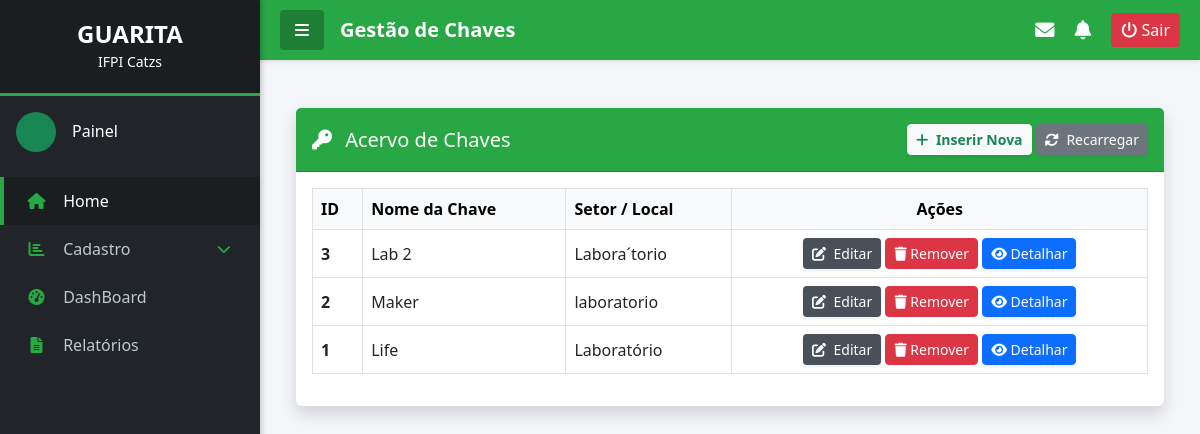
Before: /chaves/listar/ with the older database file.
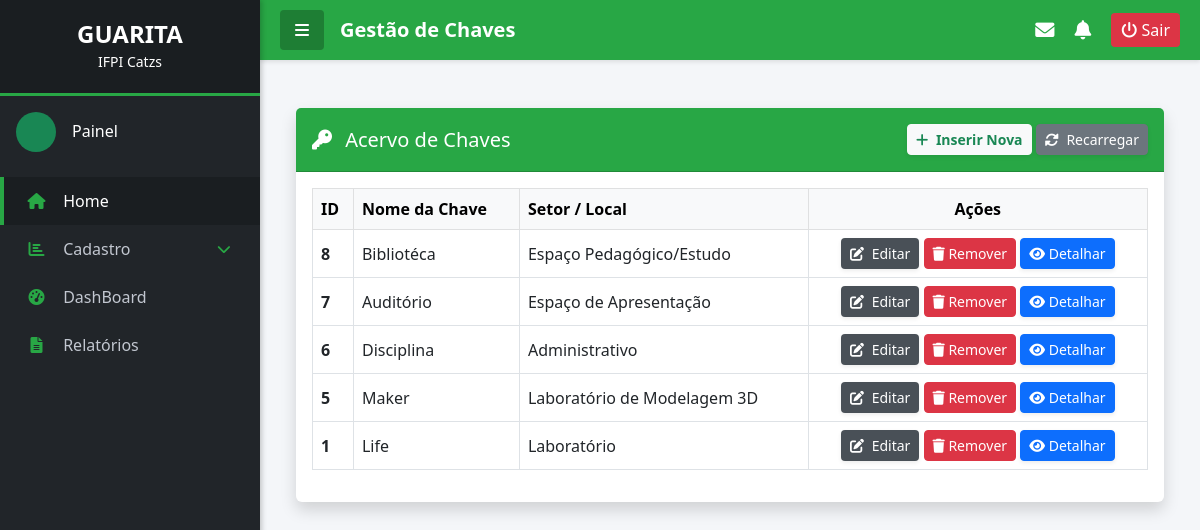
After: the same page with the newer database file.
### controle_chaves/models.py (models this page shows, shortened)
class Chave(models.Model):
    nome = models.CharField(max_length=50) # Ex: Chave 01
    setor = models.CharField(max_length=100) # Ex: Laboratório de Informática
    disponivel = models.BooleanField(default=True)

### controle_chaves/views.py (the view)
# urls.py: path('chaves/listar/', views.listar_chave, name='listar_chave'),
def listar_chave(request):
    contexto = {
        'lista': Chave.objects.all().order_by('-id'),
    }
    return render(request, 'home/chaves/listagem.html', contexto)

### controle_chaves/templates/home/chaves/listagem.html (shortened to what this page needs)
{% extends 'home/base.html' %}
{% block conteudo %}
<div class="container-fluid mt-4">
    <div class="card shadow mb-4 border-0">
        <div class="card-header py-3 d-flex justify-content-between align-items-center" style="background-color: var(--ifpi-verde);">
            <h5 class="m-0 font-weight-bold text-white"><i class="fas fa-key me-2"></i> Acervo de Chaves</h5>
            <div>
                <a href="{% url 'cadastrar_chave' %}" class="btn btn-light text-success fw-bold btn-sm shadow-sm">
                    <i class="fas fa-plus me-1"></i> Inserir Nova
                </a>
                <a href="{% url 'listar_chave' %}" class="btn btn-secondary btn-sm shadow-sm text-white">
                    <i class="fas fa-sync-alt me-1"></i> Recarregar
                </a>
            </div>
        </div>
        <div class="card-body">
            <div class="table-responsive">
                <table class="table table-bordered table-hover align-middle">
                    <thead class="table-light">
                        <tr>
                            <th>ID</th>
                            <th>Nome da Chave</th>
                            <th>Setor / Local</th>
                            <th class="text-center">Ações</th>
                        </tr>
                    </thead>
                    <tbody>
                        {% for item in lista %}
                        <tr>
                            <td><strong>{{ item.id }}</strong></td>
                            <td>{{ item.nome }}</td>
                            <td>{{ item.setor }}</td>
                            <td class="text-center">
                                <a href="{% url 'editar_chave' item.id %}" class="btn btn-sm text-white shadow-sm" style="background-color: #495057;" title="Editar">
                                <i class="fas fa-edit me-1"></i> Editar
                                </a>
                                <a href="{% url 'remover_chave' item.id %}" class="btn btn-danger btn-sm"
                                onclick="return confirm('Tem certeza que deseja apagar a chave {{ item.nome }}?');" title="Remover">
                                    <i class="fas fa-trash"></i> Remover
                                </a>
                                <a href="{% url 'detalhar_chave' item.id %}" class="btn btn-primary btn-sm text-white shadow-sm" title="Detalhar">
                                    <i class="fas fa-eye"></i> Detalhar
                                </a>
                        </td>
                        </tr>
                        {% endfor %}
                    </tbody>
                </table>
            </div>
        </div>
    </div>
</div>
{% endblock %}

### controle_chaves/templates/home/base.html (shortened to what this page needs)
<!DOCTYPE html>
<html lang="pt-br">
<head>
    <link href="https://cdn.jsdelivr.net/npm/bootstrap@5.3.0/dist/css/bootstrap.min.css" rel="stylesheet">
    <link href="https://cdnjs.cloudflare.com/ajax/libs/font-awesome/6.0.0-beta3/css/all.min.css" rel="stylesheet">
</head>
<body>
    {% include "home/menu.html" %}
    <div class="content" id="content">
        <nav class="navbar-ifpi">
            <div class="d-flex align-items-center">
                <button class="btn-toggle" id="toggle-sidebar">
                    <i class="fas fa-bars"></i>
                </button>
                <h5 class="mb-0 ms-3 fw-bold">Gestão de Chaves</h5>
            </div>
            <div class="nav-icons d-flex align-items-center">
                <a href="#" title="Mensagens"><i class="fas fa-envelope"></i></a>
                <a href="#" title="Notificações"><i class="fas fa-bell"></i></a>
                <form method="post" action="#" class="m-0 p-0">
                    <button type="submit" class="btn-sair" title="Sair do Sistema">
                        <i class="fas fa-power-off"></i> Sair
                    </button>
                </form>
            </div>
        </nav>
        <div class="container-fluid p-4">
            {% block conteudo %} {% endblock conteudo %}
        </div>
    </div>
</body>
</html>

### controle_chaves/templates/home/menu.html (shortened to what this page needs)
<div class="sidebar" id="sidebar">
        <div class="sidebar-header">
            <h4 class="mb-0 fw-bold">GUARITA</h4>
            <small> IFPI Catzs </small>
        </div>
        <div class="p-3 d-flex align-items-center border-bottom border-dark">
            <div class="bg-success rounded-circle d-inline-block" style="width: 40px; height: 40px; line-height: 40px; text-align: center; font-weight: bold;">
            </div>
            <div class="ms-3">
                <h6 class="mb-0">Painel</h6>
            </div>
        </div>
        <ul class="nav flex-column mt-2">
            <li class="nav-item">
                <a href="{% url 'home' %}" class="nav-link active"><i class="fas fa-home"></i> <span>Home</span></a>
            </li>
            <li class="nav-item">
                <a href="#submenuCadastro" data-bs-toggle="collapse" class="nav-link d-flex justify-content-between align-items-center">
                    <div><i class="fas fa-chart-bar"></i> <span>Cadastro</span></div>
                    <i class="fas fa-chevron-down small" style="width: auto;"></i>
                </a>
            </li>
             <li class="nav-item">
                <a href="" class="nav-link"><i class="fas fa-tachometer-alt"></i> <span>DashBoard</span></a>
            </li>
            <li class="nav-item">
                <a href"#" class="nav-link"> <i class="fas fa-file-alt"></i> <span>Relatórios</span></a>
            </li>
    </div>

### controle_chaves/templates/home/base.html (style rules this page uses)
:root { --ifpi-verde: #28a745; --ifpi-verde-escuro: #1e7e34; --ifpi-vermelho: #dc3545; --ifpi-preto: #212529; --ifpi-preto-escuro: #1a1e21; --ifpi-branco: #ffffff; --fundo-conteudo: #f4f6f9; --sidebar-width: 260px; }
body { font-family: 'Segoe UI', Tahoma, Geneva, Verdana, sans-serif; background-color: var(--fundo-conteudo); margin: 0; overflow-x: hidden; }
.sidebar { width: var(--sidebar-width); background-color: var(--ifpi-preto); color: var(--ifpi-branco); height: 100vh; position: fixed; top: 0; left: 0; transition: all 0.3s ease-in-out; z-index: 1000; box-shadow: 2px 0 5px rgba(0, 0, 0, 0.2); }
.sidebar-header { padding: 20px; text-align: center; background-color: var(--ifpi-preto-escuro); border-bottom: 3px solid var(--ifpi-verde); }
.sidebar .nav-link { color: #c2c7d0; padding: 12px 20px; border-left: 4px solid transparent; transition: all 0.2s; font-weight: 500; }
.sidebar .nav-link:hover, .sidebar .nav-link.active { background-color: var(--ifpi-preto-escuro); color: var(--ifpi-branco); border-left: 4px solid var(--ifpi-verde); }
.sidebar .nav-link i.fas { width: 25px; text-align: center; margin-right: 10px; color: var(--ifpi-verde); }
.content { margin-left: var(--sidebar-width); transition: all 0.3s ease-in-out; min-height: 100vh; display: flex; flex-direction: column; }
.navbar-ifpi { background-color: var(--ifpi-verde); color: var(--ifpi-branco); padding: 10px 20px; display: flex; justify-content: space-between; align-items: center; box-shadow: 0 2px 4px rgba(0,0,0,0.1); }
.navbar-ifpi .btn-toggle { background-color: var(--ifpi-verde-escuro); color: white; border: none; padding: 8px 15px; border-radius: 4px; }
.nav-icons a { color: var(--ifpi-branco); margin-left: 20px; font-size: 1.2rem; text-decoration: none; transition: 0.2s; }
.btn-sair { background-color: var(--ifpi-vermelho); color: white; border: none; padding: 5px 10px; border-radius: 4px; margin-left: 20px; cursor: pointer; }

Changed rows visible on the page:
removed Chave: id "3", nome "Lab 2", setor "Labora´torio"
removed Chave: id "2", nome "Maker", setor "laboratorio"
added Chave: id "8", nome "Bibliotéca", setor "Espaço Pedagógico/Estudo"
added Chave: id "7", nome "Auditório", setor "Espaço de Apresentação"
added Chave: id "6", nome "Disciplina", setor "Administrativo"
added Chave: id "5", nome "Maker", setor "Laboratório de Modelagem 3D"
